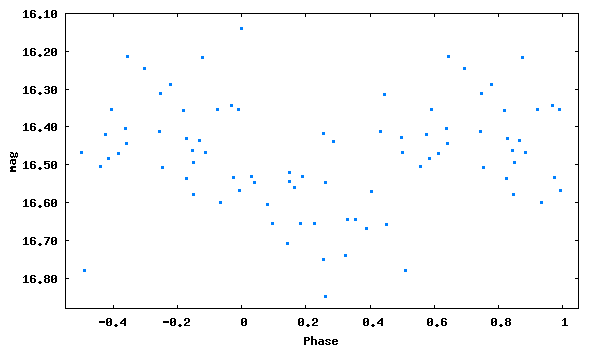

The gnuplot source for this figure:
set term png size 600,350 medium
set colors classic
set output 'phase_lc_15.png'
set xlabel 'Phase'
set ylabel 'mag'
#set title 'JDmax = 2446709.42200 + 0.2814292 x E'
set format y '%5.2f'
plot [-0.55:1.05][16.88:16.10] "phase_lc_15.dat" linecolor 3 pointtype 5 pointsize 0.3 title ""
